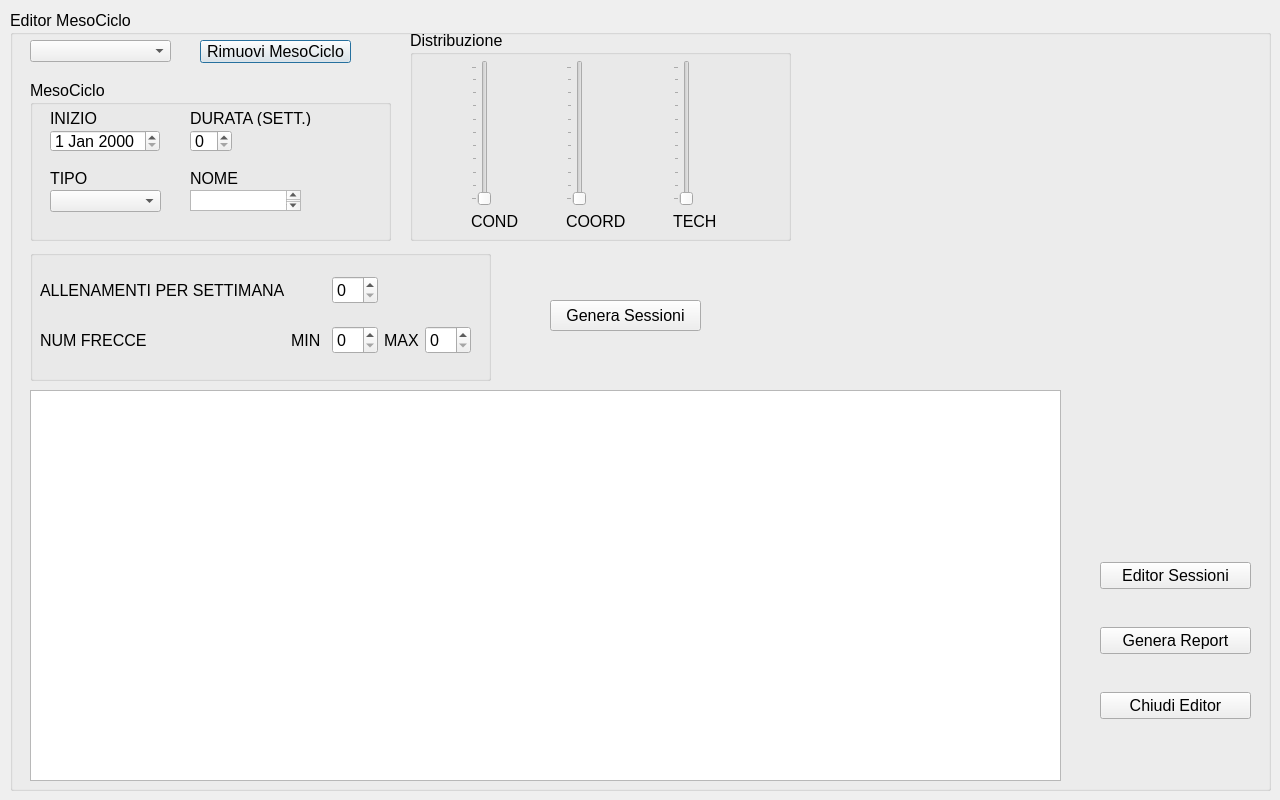
<?xml version="1.0" encoding="UTF-8"?>
<ui version="4.0">
 <class>editor_meso</class>
 <widget class="QDialog" name="editor_meso">
  <property name="geometry">
   <rect>
    <x>0</x>
    <y>0</y>
    <width>1280</width>
    <height>800</height>
   </rect>
  </property>
  <property name="sizePolicy">
   <sizepolicy hsizetype="MinimumExpanding" vsizetype="MinimumExpanding">
    <horstretch>0</horstretch>
    <verstretch>0</verstretch>
   </sizepolicy>
  </property>
  <property name="minimumSize">
   <size>
    <width>1280</width>
    <height>800</height>
   </size>
  </property>
  <property name="font">
   <font>
    <pointsize>12</pointsize>
   </font>
  </property>
  <property name="windowTitle">
   <string>AWM - MesoCycle Editor</string>
  </property>
  <widget class="QWidget" name="gridLayoutWidget">
   <property name="geometry">
    <rect>
     <x>10</x>
     <y>10</y>
     <width>1261</width>
     <height>781</height>
    </rect>
   </property>
   <layout class="QGridLayout" name="LYT_main">
    <item row="0" column="0">
     <widget class="QGroupBox" name="GRP_meso">
      <property name="title">
       <string>Editor MesoCiclo</string>
      </property>
      <widget class="QGroupBox" name="GRP_newmeso">
       <property name="geometry">
        <rect>
         <x>20</x>
         <y>70</y>
         <width>361</width>
         <height>161</height>
        </rect>
       </property>
       <property name="title">
        <string>MesoCiclo</string>
       </property>
       <widget class="QDateEdit" name="DATE_mesoStart">
        <property name="geometry">
         <rect>
          <x>20</x>
          <y>50</y>
          <width>110</width>
          <height>22</height>
         </rect>
        </property>
       </widget>
       <widget class="QLabel" name="LBL_mesoStart">
        <property name="geometry">
         <rect>
          <x>20</x>
          <y>30</y>
          <width>61</width>
          <height>16</height>
         </rect>
        </property>
        <property name="text">
         <string>INIZIO</string>
        </property>
       </widget>
       <widget class="QSpinBox" name="SPIN_mesoDuration">
        <property name="geometry">
         <rect>
          <x>160</x>
          <y>50</y>
          <width>42</width>
          <height>22</height>
         </rect>
        </property>
       </widget>
       <widget class="QLabel" name="LBL_mesoDuration">
        <property name="geometry">
         <rect>
          <x>160</x>
          <y>30</y>
          <width>141</width>
          <height>16</height>
         </rect>
        </property>
        <property name="text">
         <string>DURATA (SETT.)</string>
        </property>
       </widget>
       <widget class="QComboBox" name="COMBO_mesoType">
        <property name="geometry">
         <rect>
          <x>20</x>
          <y>110</y>
          <width>111</width>
          <height>22</height>
         </rect>
        </property>
       </widget>
       <widget class="QLabel" name="LBL_mesoType">
        <property name="geometry">
         <rect>
          <x>20</x>
          <y>90</y>
          <width>61</width>
          <height>16</height>
         </rect>
        </property>
        <property name="text">
         <string>TIPO</string>
        </property>
       </widget>
       <widget class="QPlainTextEdit" name="TXT_mesoName">
        <property name="geometry">
         <rect>
          <x>160</x>
          <y>110</y>
          <width>111</width>
          <height>21</height>
         </rect>
        </property>
       </widget>
       <widget class="QLabel" name="LBL_mesoName">
        <property name="geometry">
         <rect>
          <x>160</x>
          <y>90</y>
          <width>61</width>
          <height>16</height>
         </rect>
        </property>
        <property name="text">
         <string>NOME</string>
        </property>
       </widget>
      </widget>
      <widget class="QComboBox" name="COMBO_mesoSelect">
       <property name="geometry">
        <rect>
         <x>20</x>
         <y>30</y>
         <width>141</width>
         <height>22</height>
        </rect>
       </property>
      </widget>
      <widget class="QPushButton" name="BTN_deleteMeso">
       <property name="geometry">
        <rect>
         <x>190</x>
         <y>30</y>
         <width>151</width>
         <height>23</height>
        </rect>
       </property>
       <property name="text">
        <string>Rimuovi MesoCiclo</string>
       </property>
      </widget>
      <widget class="QGroupBox" name="GRP_distribution">
       <property name="geometry">
        <rect>
         <x>400</x>
         <y>20</y>
         <width>381</width>
         <height>211</height>
        </rect>
       </property>
       <property name="title">
        <string>Distribuzione</string>
       </property>
       <widget class="QWidget" name="gridLayoutWidget_2">
        <property name="geometry">
         <rect>
          <x>20</x>
          <y>30</y>
          <width>331</width>
          <height>171</height>
         </rect>
        </property>
        <layout class="QGridLayout" name="LYT_GRP_distribu">
         <item row="1" column="1">
          <widget class="QLabel" name="LBL_coordSlider">
           <property name="text">
            <string>COORD</string>
           </property>
          </widget>
         </item>
         <item row="0" column="1">
          <widget class="QSlider" name="SLIDER_coordSlider">
           <property name="singleStep">
            <number>10</number>
           </property>
           <property name="tracking">
            <bool>true</bool>
           </property>
           <property name="orientation">
            <enum>Qt::Vertical</enum>
           </property>
           <property name="invertedAppearance">
            <bool>false</bool>
           </property>
           <property name="invertedControls">
            <bool>true</bool>
           </property>
           <property name="tickPosition">
            <enum>QSlider::TicksAbove</enum>
           </property>
           <property name="tickInterval">
            <number>10</number>
           </property>
          </widget>
         </item>
         <item row="1" column="2">
          <widget class="QLabel" name="LBL_techSlider">
           <property name="text">
            <string>TECH</string>
           </property>
          </widget>
         </item>
         <item row="0" column="2">
          <widget class="QSlider" name="SLIDER_techSlider">
           <property name="singleStep">
            <number>10</number>
           </property>
           <property name="tracking">
            <bool>true</bool>
           </property>
           <property name="orientation">
            <enum>Qt::Vertical</enum>
           </property>
           <property name="invertedAppearance">
            <bool>false</bool>
           </property>
           <property name="invertedControls">
            <bool>true</bool>
           </property>
           <property name="tickPosition">
            <enum>QSlider::TicksAbove</enum>
           </property>
           <property name="tickInterval">
            <number>10</number>
           </property>
          </widget>
         </item>
         <item row="0" column="0">
          <widget class="QSlider" name="SLIDER_condSlider">
           <property name="singleStep">
            <number>10</number>
           </property>
           <property name="tracking">
            <bool>true</bool>
           </property>
           <property name="orientation">
            <enum>Qt::Vertical</enum>
           </property>
           <property name="invertedAppearance">
            <bool>false</bool>
           </property>
           <property name="invertedControls">
            <bool>true</bool>
           </property>
           <property name="tickPosition">
            <enum>QSlider::TicksAbove</enum>
           </property>
           <property name="tickInterval">
            <number>10</number>
           </property>
          </widget>
         </item>
         <item row="1" column="0">
          <widget class="QLabel" name="LBL_condSlider">
           <property name="text">
            <string>COND</string>
           </property>
          </widget>
         </item>
        </layout>
       </widget>
      </widget>
      <widget class="QGroupBox" name="GRP_mesoNumbers">
       <property name="geometry">
        <rect>
         <x>20</x>
         <y>240</y>
         <width>461</width>
         <height>131</height>
        </rect>
       </property>
       <property name="title">
        <string/>
       </property>
       <widget class="QWidget" name="gridLayoutWidget_3">
        <property name="geometry">
         <rect>
          <x>10</x>
          <y>10</y>
          <width>431</width>
          <height>111</height>
         </rect>
        </property>
        <layout class="QGridLayout" name="GRP_mesoNumbers_LYT">
         <item row="1" column="3">
          <widget class="QLabel" name="LBL_arrowsMax">
           <property name="text">
            <string>MAX</string>
           </property>
          </widget>
         </item>
         <item row="1" column="2">
          <widget class="QSpinBox" name="SPIN_arrowsMin"/>
         </item>
         <item row="1" column="1">
          <widget class="QLabel" name="LBL_arrowsMin">
           <property name="text">
            <string>MIN</string>
           </property>
          </widget>
         </item>
         <item row="0" column="0">
          <widget class="QLabel" name="LBL_wkoutsQty">
           <property name="text">
            <string>ALLENAMENTI PER SETTIMANA</string>
           </property>
          </widget>
         </item>
         <item row="1" column="0">
          <widget class="QLabel" name="LBL_arrowsQty">
           <property name="text">
            <string>NUM FRECCE</string>
           </property>
          </widget>
         </item>
         <item row="1" column="4">
          <widget class="QSpinBox" name="SPIN_arrowsMax"/>
         </item>
         <item row="0" column="2">
          <widget class="QSpinBox" name="SPIN_wkoutsQty"/>
         </item>
        </layout>
       </widget>
      </widget>
      <widget class="QPushButton" name="BTN_generateSessions">
       <property name="geometry">
        <rect>
         <x>540</x>
         <y>290</y>
         <width>151</width>
         <height>31</height>
        </rect>
       </property>
       <property name="text">
        <string>Genera Sessioni</string>
       </property>
      </widget>
      <widget class="QWidget" name="verticalLayoutWidget">
       <property name="geometry">
        <rect>
         <x>1090</x>
         <y>520</y>
         <width>151</width>
         <height>221</height>
        </rect>
       </property>
       <layout class="QVBoxLayout" name="LYT_btns">
        <item>
         <widget class="QPushButton" name="BTN_sessionEditor">
          <property name="text">
           <string>Editor Sessioni</string>
          </property>
         </widget>
        </item>
        <item>
         <widget class="QPushButton" name="BTN_generateReport">
          <property name="text">
           <string>Genera Report</string>
          </property>
         </widget>
        </item>
        <item>
         <widget class="QPushButton" name="BTN_closeEditor">
          <property name="text">
           <string>Chiudi Editor</string>
          </property>
         </widget>
        </item>
       </layout>
      </widget>
      <widget class="QChartView" name="GRAPH_mesoGraph">
       <property name="geometry">
        <rect>
         <x>20</x>
         <y>380</y>
         <width>1031</width>
         <height>391</height>
        </rect>
       </property>
      </widget>
     </widget>
    </item>
   </layout>
  </widget>
 </widget>
 <customwidgets>
  <customwidget>
   <class>QChartView</class>
   <extends>QGraphicsView</extends>
   <header>QtCharts</header>
  </customwidget>
 </customwidgets>
 <resources/>
 <connections/>
</ui>
